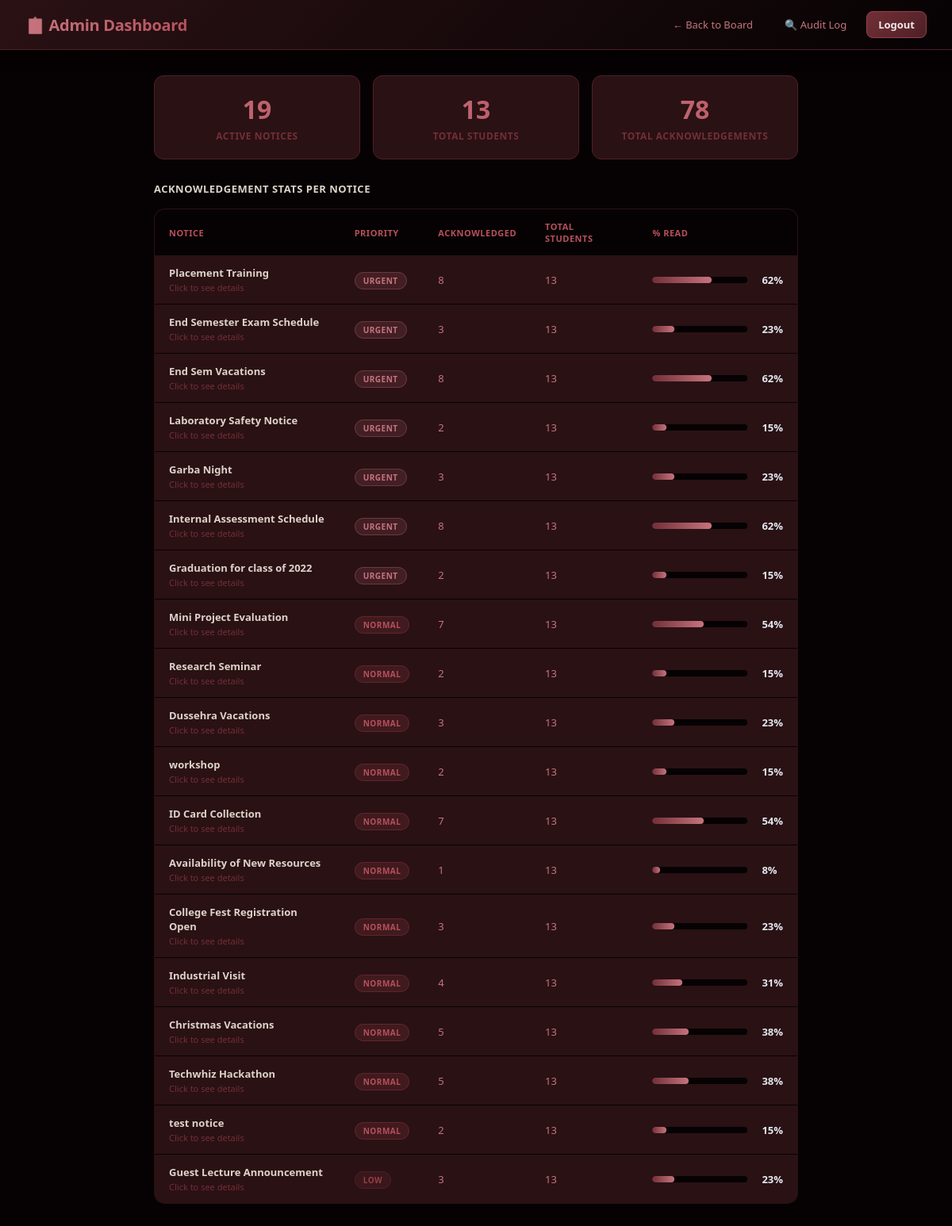
/dashboard.php (signed in), run on the app's committed database.
### tables this page shows
CREATE TABLE `notices` (
  `notice_id` int NOT NULL,
  `user_id` int NOT NULL,
  `dept_id` int DEFAULT NULL,
  `title` varchar(200) NOT NULL,
  `content` text NOT NULL,
  `priority` enum('urgent','normal','low') DEFAULT 'normal',
  `start_date` date NOT NULL,
  `end_date` date DEFAULT NULL,
  `is_active` tinyint(1) DEFAULT '1',
  `created_at` timestamp NULL DEFAULT CURRENT_TIMESTAMP
);

### dashboard.php (the view, shortened to what this page needs)
<?php
include 'db.php';
$stats = mysqli_query($conn,
    "SELECT n.notice_id, n.title, n.priority,
            COUNT(a.ack_id) AS ack_count,
            (SELECT COUNT(*) FROM users WHERE role='student') AS total_students
     FROM notices n
     LEFT JOIN acknowledgements a ON n.notice_id = a.notice_id
     WHERE n.is_active = 1
     GROUP BY n.notice_id
     ORDER BY FIELD(n.priority,'urgent','normal','low')");
$total_notices  = mysqli_fetch_assoc(mysqli_query($conn,
    "SELECT COUNT(*) as c FROM notices WHERE is_active=1"))['c'];
$total_students = mysqli_fetch_assoc(mysqli_query($conn,
    "SELECT COUNT(*) as c FROM users WHERE role='student'"))['c'];
$total_acks     = mysqli_fetch_assoc(mysqli_query($conn,
    "SELECT COUNT(*) as c FROM acknowledgements"))['c'];
?>
<!DOCTYPE html>
<html lang="en">
<head>
  <link rel="stylesheet" href="style.css">
</head>
<body>
<div class="navbar">
  <h2>📋 Admin Dashboard</h2>
  <div class="nav-links">
    <a href="index.php">← Back to Board</a>
    <a href="audit.php">🔍 Audit Log</a>
    <a href="logout.php" class="btn-logout">Logout</a>
  </div>
</div>
<div class="container">
  <div class="stats-row">
    <div class="stat-card">
      <div class="stat-num"><?= $total_notices ?></div>
      <div class="stat-label">Active Notices</div>
    </div>
    <div class="stat-card">
      <div class="stat-num"><?= $total_students ?></div>
      <div class="stat-label">Total Students</div>
    </div>
    <div class="stat-card">
      <div class="stat-num"><?= $total_acks ?></div>
      <div class="stat-label">Total Acknowledgements</div>
    </div>
  </div>
  <h3 style="margin-bottom:16px;color:#DDD3CA;font-size:13px;
             text-transform:uppercase;letter-spacing:0.5px">
    Acknowledgement Stats per Notice
  </h3>
  <table class="manage-table">
    <thead>
      <tr>
        <th>Notice</th>
        <th>Priority</th>
        <th>Acknowledged</th>
        <th>Total Students</th>
        <th>% Read</th>
      </tr>
    </thead>
    <tbody>
    <?php while ($row = mysqli_fetch_assoc($stats)): ?>
      <?php
        $pct = $row['total_students'] > 0
             ? round($row['ack_count'] * 100 / $row['total_students'])
             : 0;
      ?>
      <tr>
        <td>
          <a href="ack_details.php?id=<?= $row['notice_id'] ?>"
             style="color:#DDD3CA;text-decoration:none;font-weight:600;
                    transition:color 0.2s;"
             onmouseover="this.style.color='#C6747E'"
             onmouseout="this.style.color='#DDD3CA'">
            <?= htmlspecialchars($row['title']) ?>
          </a>
          <div style="font-size:11px;color:#722F37;margin-top:2px">
            Click to see details
          </div>
        </td>
        <td>
          <span class="priority-badge priority-<?= $row['priority'] ?>">
            <?= strtoupper($row['priority']) ?>
          </span>
        </td>
        <td><?= $row['ack_count'] ?></td>
        <td><?= $row['total_students'] ?></td>
        <td>
          <div style="display:flex;align-items:center;gap:10px">
            <div class="progress-bar">
              <div class="progress-fill" style="width:<?= $pct ?>%"></div>
            </div>
            <span style="font-size:13px;font-weight:700;color:#E2E8F0">
              <?= $pct ?>%
            </span>
          </div>
        </td>
      </tr>
    <?php endwhile; ?>
    </tbody>
  </table>
</div>
</body>
</html>

### style.css (style rules this page uses)
* { margin:0; padding:0; box-sizing:border-box; }
body { font-family: 'Segoe UI', system-ui, sans-serif; background: #060203; color: #f0e8e8; min-height: 100vh; }
.navbar { background: linear-gradient(135deg, #2A1114 0%, #060203 100%); border-bottom: 1px solid #4E2026; padding: 14px 32px; display: flex; justify-content: space-between; align-items: center; position: sticky; top: 0; z-index: 100; backdrop-filter: blur(10px); box-shadow: 0 2px 16px rgba(6,2,3,0.6); }
.navbar h2 { font-size: 20px; font-weight: 700; background: linear-gradient(90deg, #C6747E, #B7505C); -webkit-background-clip: text; background-clip: text; color: transparent; letter-spacing: -0.3px; }
.nav-links { display: flex; gap: 10px; align-items: center; }
.nav-links a { color: #C6747E; text-decoration: none; font-size: 13px; font-weight: 500; padding: 7px 14px; border-radius: 8px; transition: all 0.2s; border: 1px solid transparent; }
.btn-logout { background: linear-gradient(135deg, #722F37, #4E2026) !important; color: #f0e8e8 !important; border: 1px solid #963E48 !important; font-weight: 700 !important; }
.container { max-width: 860px; margin: 32px auto; padding: 0 24px; }
.priority-badge { font-size: 10px; font-weight: 800; padding: 3px 10px; border-radius: 20px; text-transform: uppercase; letter-spacing: 0.5px; }
span.priority-badge.priority-urgent { background: rgba(198,116,126,0.15); color: #C6747E; border: 1px solid rgba(198,116,126,0.3); }
span.priority-badge.priority-normal { background: rgba(150,62,72,0.2); color: #B7505C; border: 1px solid rgba(150,62,72,0.35); }
span.priority-badge.priority-low { background: rgba(114,47,55,0.2); color: #963E48; border: 1px solid rgba(114,47,55,0.35); }
.manage-table { width: 100%; border-collapse: collapse; background: #2A1114; border-radius: 14px; overflow: hidden; border: 1px solid #4E2026; }
.manage-table th { background: #060203; color: #B7505C; padding: 14px 18px; font-size: 11px; font-weight: 700; text-transform: uppercase; letter-spacing: 0.5px; text-align: left; }
.manage-table td { padding: 13px 18px; font-size: 13px; color: #C6747E; border-bottom: 1px solid #060203; }
.manage-table tr:last-child td { border-bottom: none; }
.progress-bar { background: #060203; border-radius: 20px; height: 8px; width: 120px; display: inline-block; vertical-align: middle; margin-right: 8px; overflow: hidden; }
.progress-fill { background: linear-gradient(90deg, #722F37, #C6747E); height: 100%; border-radius: 20px; transition: width 0.5s ease; }
.stats-row { display: flex; gap: 16px; margin-bottom: 28px; }
.stat-card { flex: 1; background: #2A1114; border: 1px solid #4E2026; border-radius: 12px; padding: 20px; text-align: center; }
.stat-card .stat-num { font-size: 32px; font-weight: 800; background: linear-gradient(90deg, #C6747E, #B7505C); -webkit-background-clip: text; background-clip: text; color: transparent; }
.stat-card .stat-label { font-size: 12px; color: #722F37; margin-top: 4px; font-weight: 600; text-transform: uppercase; letter-spacing: 0.5px; }

### data on the page
notices: title "Placement Training", priority "URGENT", ack_count "8", total_students "13", pct "62"
notices: title "End Semester Exam Schedule", priority "URGENT", ack_count "3", total_students "13", pct "23"
notices: title "End Sem Vacations", priority "URGENT", ack_count "8", total_students "13", pct "62"
notices: title "Laboratory Safety Notice", priority "URGENT", ack_count "2", total_students "13", pct "15"
notices: title "Garba Night", priority "URGENT", ack_count "3", total_students "13", pct "23"
notices: title "Internal Assessment Schedule", priority "URGENT", ack_count "8", total_students "13", pct "62"
notices: title "Graduation for class of 2022", priority "URGENT", ack_count "2", total_students "13", pct "15"
notices: title "Mini Project Evaluation", priority "NORMAL", ack_count "7", total_students "13", pct "54"
notices: title "Research Seminar", priority "NORMAL", ack_count "2", total_students "13", pct "15"
notices: title "Dussehra Vacations", priority "NORMAL", ack_count "3", total_students "13", pct "23"
notices: title "workshop", priority "NORMAL", ack_count "2", total_students "13", pct "15"
notices: title "ID Card Collection", priority "NORMAL", ack_count "7", total_students "13", pct "54"
notices: title "Availability of New Resources", priority "NORMAL", ack_count "1", total_students "13", pct "8"
notices: title "College Fest Registration Open", priority "NORMAL", ack_count "3", total_students "13", pct "23"
notices: title "Industrial Visit", priority "NORMAL", ack_count "4", total_students "13", pct "31"
notices: title "Christmas Vacations", priority "NORMAL", ack_count "5", total_students "13", pct "38"
notices: title "Techwhiz Hackathon", priority "NORMAL", ack_count "5", total_students "13", pct "38"
notices: title "test notice", priority "NORMAL", ack_count "2", total_students "13", pct "15"
notices: title "Guest Lecture Announcement", priority "LOW", ack_count "3", total_students "13", pct "23"
